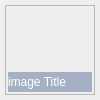
<?xml version="1.0" encoding="UTF-8"?>
<ui version="4.0">
 <class>IPreviewIcon</class>
 <widget class="QWidget" name="IPreviewIcon">
  <property name="geometry">
   <rect>
    <x>0</x>
    <y>0</y>
    <width>100</width>
    <height>100</height>
   </rect>
  </property>
  <property name="minimumSize">
   <size>
    <width>100</width>
    <height>100</height>
   </size>
  </property>
  <property name="maximumSize">
   <size>
    <width>100</width>
    <height>100</height>
   </size>
  </property>
  <property name="windowTitle">
   <string>Form</string>
  </property>
  <property name="styleSheet">
   <string notr="true"/>
  </property>
  <layout class="QVBoxLayout" name="verticalLayout_2">
   <property name="spacing">
    <number>5</number>
   </property>
   <property name="leftMargin">
    <number>5</number>
   </property>
   <property name="topMargin">
    <number>5</number>
   </property>
   <property name="rightMargin">
    <number>5</number>
   </property>
   <property name="bottomMargin">
    <number>5</number>
   </property>
   <item>
    <widget class="QFrame" name="frmIcon">
     <property name="minimumSize">
      <size>
       <width>90</width>
       <height>90</height>
      </size>
     </property>
     <property name="maximumSize">
      <size>
       <width>90</width>
       <height>90</height>
      </size>
     </property>
     <property name="styleSheet">
      <string notr="true"/>
     </property>
     <property name="frameShape">
      <enum>QFrame::StyledPanel</enum>
     </property>
     <property name="frameShadow">
      <enum>QFrame::Raised</enum>
     </property>
     <layout class="QVBoxLayout" name="verticalLayout">
      <property name="spacing">
       <number>2</number>
      </property>
      <property name="leftMargin">
       <number>2</number>
      </property>
      <property name="topMargin">
       <number>2</number>
      </property>
      <property name="rightMargin">
       <number>2</number>
      </property>
      <property name="bottomMargin">
       <number>2</number>
      </property>
      <item>
       <widget class="QLabel" name="lblStatus">
        <property name="minimumSize">
         <size>
          <width>24</width>
          <height>24</height>
         </size>
        </property>
        <property name="maximumSize">
         <size>
          <width>24</width>
          <height>24</height>
         </size>
        </property>
        <property name="text">
         <string/>
        </property>
        <property name="pixmap">
         <pixmap resource="../src.qrc">:/Resources/Icons/MainIcon.png</pixmap>
        </property>
        <property name="scaledContents">
         <bool>true</bool>
        </property>
       </widget>
      </item>
      <item>
       <spacer name="verticalSpacer">
        <property name="orientation">
         <enum>Qt::Vertical</enum>
        </property>
        <property name="sizeHint" stdset="0">
         <size>
          <width>20</width>
          <height>40</height>
         </size>
        </property>
       </spacer>
      </item>
      <item>
       <widget class="QLabel" name="lblText">
        <property name="minimumSize">
         <size>
          <width>0</width>
          <height>20</height>
         </size>
        </property>
        <property name="maximumSize">
         <size>
          <width>16777215</width>
          <height>20</height>
         </size>
        </property>
        <property name="styleSheet">
         <string notr="true">font: 75  9pt;
background-color: rgba(49, 76, 127,98);
color: rgb(255,255,255);
border-image: none;
</string>
        </property>
        <property name="text">
         <string>image Title</string>
        </property>
       </widget>
      </item>
     </layout>
    </widget>
   </item>
  </layout>
 </widget>
 <resources>
  <include location="../src.qrc"/>
 </resources>
 <connections/>
</ui>
